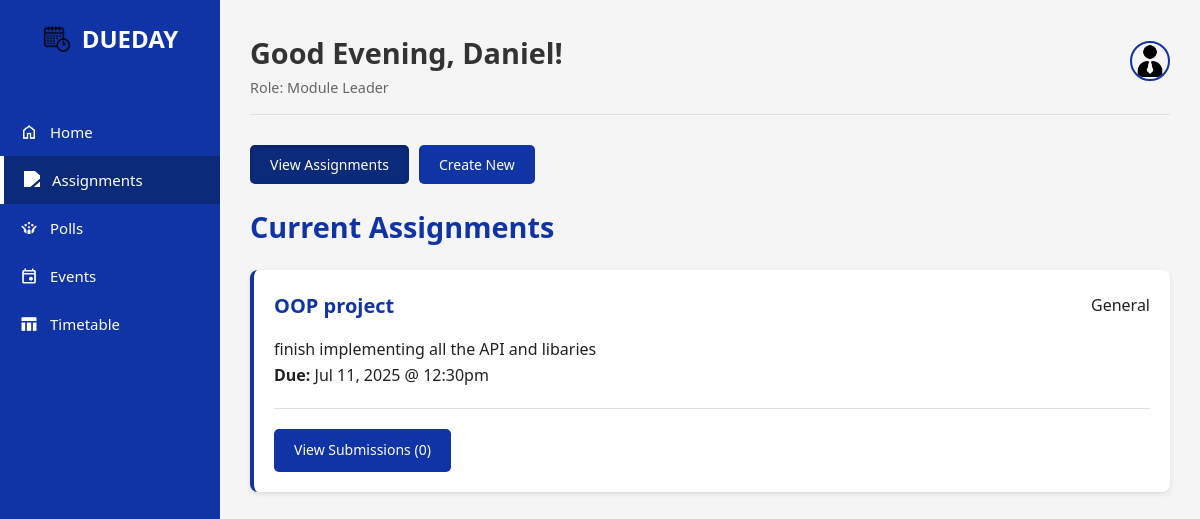
The page /assignment.php (signed in) on the database as committed earlier.
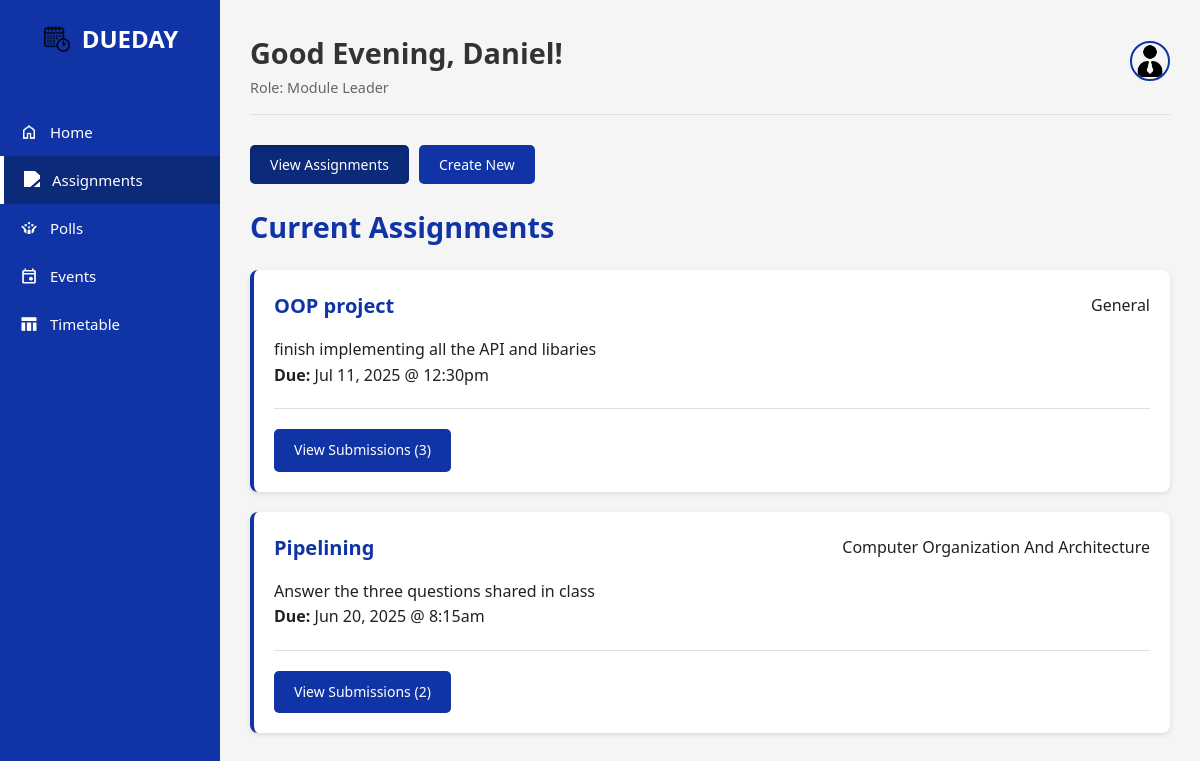
The same page on the database as committed later.
### tables this page shows
CREATE TABLE `assignments` (
  `Assignment_ID` int(11) NOT NULL,
  `Assignment_Creator_ID` int(11) NOT NULL,
  `Class_ID` int(11) DEFAULT NULL,
  `Assignment_Title` varchar(100) NOT NULL,
  `Assignment_Description` text DEFAULT NULL,
  `Assignment_DueDate` datetime NOT NULL,
  `Assignment_Marks` int(11) DEFAULT NULL,
  `Assignment_Instructions` text DEFAULT NULL
);

CREATE TABLE `classes` (
  `Class_ID` int(11) NOT NULL,
  `Class_Name` varchar(100) NOT NULL
);

### assignment.php (the view, shortened to what this page needs)
<?php
require_once 'templates/header.php';
$is_module_leader = ($user_role === 'Module Leader');
$assignments = $conn->query("SELECT a.*, c.Class_Name, COUNT(asd.Submission_ID) as submission_count FROM Assignments a LEFT JOIN Classes c ON a.Class_ID = c.Class_ID LEFT JOIN Assignment_Submission_Data asd ON a.Assignment_ID = asd.Assignment_ID GROUP BY a.Assignment_ID ORDER BY a.Assignment_DueDate DESC")->fetch_all(MYSQLI_ASSOC);
$user_submissions = [];
?>
<?php if ($is_module_leader): ?>
<div class="page-actions">
    <button class="btn" id="viewBtn">View Assignments</button>
    <button class="btn" id="createBtn">Create New</button>
</div>
<?php endif; ?>
<div id="viewSection" class="assignment-view">
    <h2 class="section-title">Current Assignments</h2>
    <?php if (empty($assignments)): ?><p>No assignments have been posted yet.</p><?php else: foreach ($assignments as $assignment): ?>
        <div class="card">
            <div class="card__header"><h3 class="card__title"><?php echo htmlspecialchars($assignment['Assignment_Title']); ?></h3><span class="card__meta-tag"><?php echo htmlspecialchars($assignment['Class_Name'] ?? 'General'); ?></span></div>
            <div class="card__body"><p><?php echo nl2br(htmlspecialchars($assignment['Assignment_Description'])); ?></p><div class="due-date"><strong>Due:</strong> <?php echo date('M d, Y @ g:ia', strtotime($assignment['Assignment_DueDate'])); ?></div></div>
            <div class="card__footer">
                <?php if ($is_module_leader): ?><a href="view_submissions.php?id=<?php echo $assignment['Assignment_ID']; ?>" class="btn btn--primary">View Submissions (<?php echo $assignment['submission_count']; ?>)</a>
                <?php else: if (array_key_exists($assignment['Assignment_ID'], $user_submissions)): ?><a href="<?php echo htmlspecialchars($user_submissions[$assignment['Assignment_ID']]); ?>" class="btn btn--success" target="_blank">View Submission</a><button class="btn submit-work-btn" data-modal-target="submissionModal" data-assignment-id="<?php echo $assignment['Assignment_ID']; ?>">Resubmit</button>
                <?php else: ?><button class="btn btn--primary submit-work-btn" data-modal-target="submissionModal" data-assignment-id="<?php echo $assignment['Assignment_ID']; ?>">Submit Work</button><?php endif; endif; ?>
            </div>
        </div>
    <?php endforeach; endif; ?>
</div>
<?php
require_once 'templates/footer.php';
?>

Rows that differ between the two databases and show on the page:
computed for assignments "OOP project": submission_count "0" → "3"
added assignments: Assignment_Title "Pipelining", Class_ID.Class_Name "Computer Organization And Architecture", Assignment_Description "Answer the three questions shared in class", Assignment_DueDate "Jun 20, 2025 @ 8:15am", submission_count "2"
